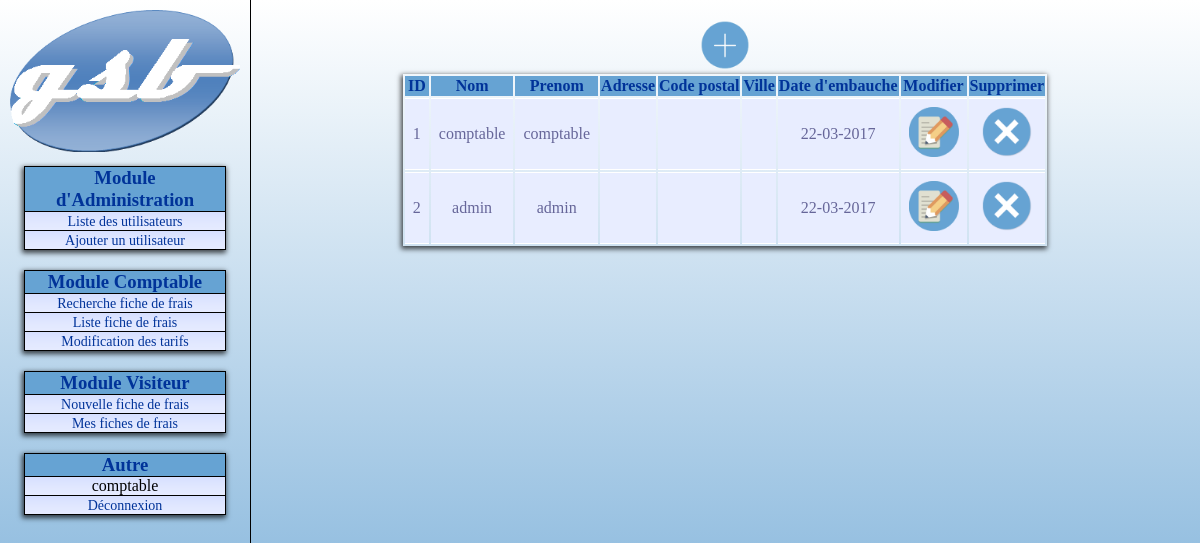
The page /admin-listeVisiteur.php (signed in) on the database its author committed.
### tables this page shows
CREATE TABLE IF NOT EXISTS `visiteur` (
  `id` int NOT NULL AUTO_INCREMENT,
  `nom` char(30) NOT NULL,
  `prenom` char(30) NOT NULL,
  `adresse` char(30) DEFAULT NULL,
  `cp` char(5) DEFAULT NULL,
  `ville` char(30) DEFAULT NULL,
  `dateEmbauche` date DEFAULT NULL,
  `login` char(60) NOT NULL,
  `pwd` char(32) NOT NULL,
  PRIMARY KEY(`id`)
);

### include/AccesDonnees.lib.php (called while the page is built, shortened)
<?php
$modeacces = "mysql";
function executeSQL($sql) {
	global $modeacces, $connexion;
	if ($modeacces=="mysql") {
		@$result = mysql_query($sql)
		or die ("Erreur SQL de <b>".$_SERVER["SCRIPT_NAME"]."</b>.<br />
			 Dans le fichier : ".__FILE__." a la ligne : ".__LINE__."<br />".
				mysql_error().
				"<br /><br />
				<b>REQUETE SQL : </b>$sql<br />");
				return $result;
	}
}
function tableSQL($sql) {
	global $modeacces, $connexion;
	$result = executeSQL($sql);
	$rows=array();
	if ($modeacces=="mysql") {
		while ($row = mysql_fetch_array($result, MYSQL_BOTH)) {
			array_push($rows,$row);
		}
	}
	return $rows;
}
?>

### include/database.lib.php (called while the page is built, shortened)
<?php
function secureDataAAfficher($var) {
	return htmlentities(utf8_encode($var));
}
?>

### admin-listeVisiteur.php (the view, shortened to what this page needs)
<?php
require_once 'include/database.lib.php';
include 'layouts/head.inc.php';
?>
<a href="admin-ajouterVisiteurForm.php"><img class="icone" src="images/icones/add.png" alt="Ajouter un visiteur"/></a>
<table>
	<thead>
		<tr>
			<th>ID</th>
			<th>Nom</th>
			<th>Prenom</th>
			<th>Adresse</th>
			<th>Code postal</th>
			<th>Ville</th>
			<th>Date d'embauche</th>
			<th>Modifier</th>
			<th>Supprimer</th>
		</tr>
	</thead>
	<?php
		$sql = "SELECT * FROM visiteur";
		$visiteurs = tableSQL($sql);
		foreach ($visiteurs as $key => $visiteur) {
			?>
				<tr>
					<td><?php echo secureDataAAfficher($visiteur['id']);?></td>
					<td><?php echo secureDataAAfficher($visiteur['nom']);?></td>
					<td><?php echo secureDataAAfficher($visiteur['prenom']);?></td>
					<td><?php echo secureDataAAfficher($visiteur['adresse']);?></td>
					<td><?php echo secureDataAAfficher($visiteur['cp']);?></td>
					<td><?php echo secureDataAAfficher($visiteur['ville']);?></td>
					<td><?php echo date('d-m-Y', strtotime($visiteur['dateEmbauche']));?></td>
					<td>
						<a href="admin-modifierVisiteurForm.php?id=<?php echo secureDataAAfficher($visiteur['id']);?>">
							<img class="icone" src="images/icones/edit.png" alt="modifier"/>
						</a>
					</td>
					<td>
						<a href="admin-supprimerVisiteur.php?id=<?php echo secureDataAAfficher($visiteur['id']);?>" onclick="return confirm('Voulez-vous vraiment supprimer l\'utilisateur <?php echo secureDataAAfficher($visiteur['nom']).' '.secureDataAAfficher($visiteur['prenom']);?> ?')">
							<img class="icone" src="images/icones/delete.png" alt="supprimer"/>
						</a>
					</td>
				</tr>
			<?php
		}
	?>
</table>
<?php
include 'layouts/footer.inc.php';

### styles/default.css (style rules this page uses)
* { margin: 0; }
body, html { height: 100%; background: #e0e0e0; background-image:linear-gradient(white, #66A3D3); background-attachment: fixed; background-repeat: no-repeat; }
div.wrap div.content table { margin: auto; box-shadow: -1px 2px 5px 1px rgba(0, 0, 0, 0.7); min-width: 50%; text-align: center; }
div.wrap div.content table thead { font-weight: bold; padding: 8px; background: #66A3D3 ; border-top: 2px solid #d3ddff; border-bottom: 1px solid #fff; color: #039; }
div.wrap div.content table td { padding: 8px; border-bottom: 1px solid #fff; color: #669; border-top: 1px solid #fff; background: #e8edff url('http://1.bp.blogspot.com/_xDpoN6UfFFY/S-J2f5yBC3I/AAAAAAAACbY/zWXYXsR-w5E/s1600/gradback.png') repeat-x; }
div.wrap div.content img.icone { height: 50px; width: auto; }

### rows shown on the page
visiteur: id "1", nom "comptable", prenom "comptable", dateEmbauche "22-03-2017"
visiteur: id "2", nom "admin", prenom "admin", dateEmbauche "22-03-2017"

### other values the page prints
$_SESSION['login'] "comptable"
